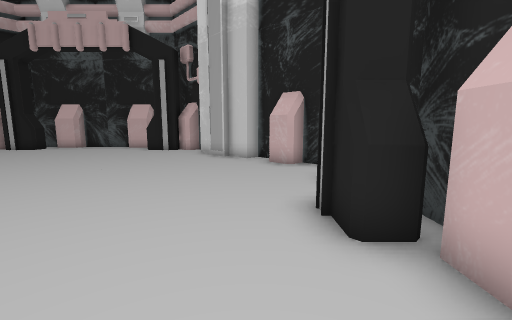
[1] (above)

18 first-person views from a walk through a 3-D level made in the Unity game engine. The camera is 1.4 m above the floor, tilts 8° down and sees 90° across. The floor is counted in squares, 0.95 m on a side. Each view is taken from the middle of a square. On the plan, view 1 faces up. The plan holds only what a view shows up to about 13 squares ahead; the rest is blank. The player is left out.

[2]
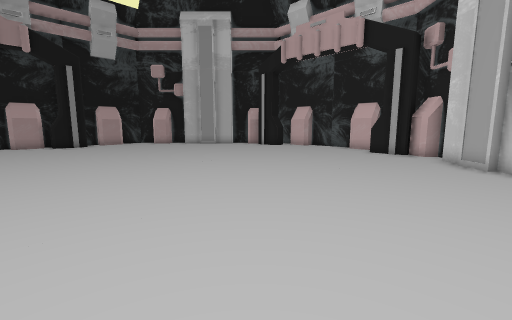

[3]
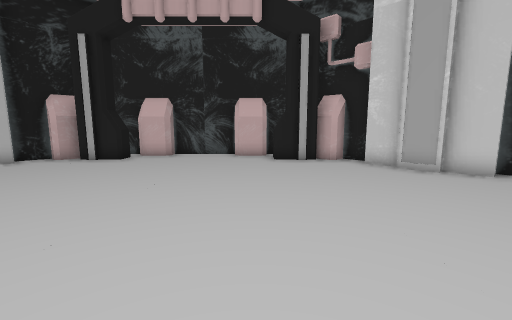

[4]
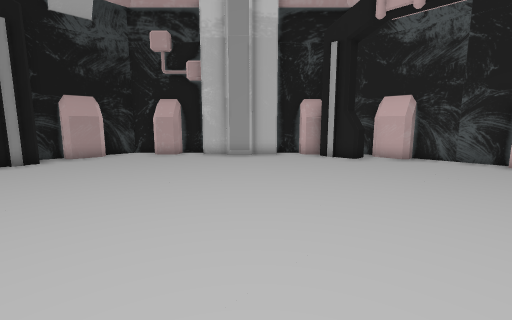

[5]
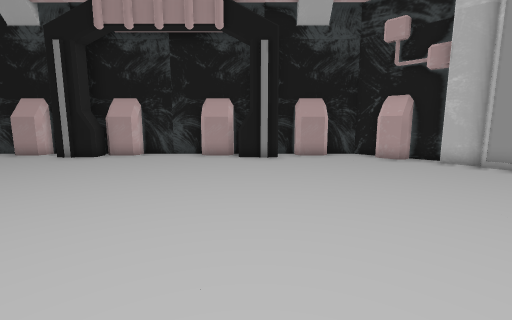

[6]
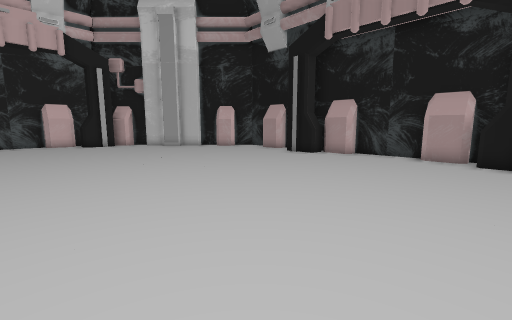

[7]
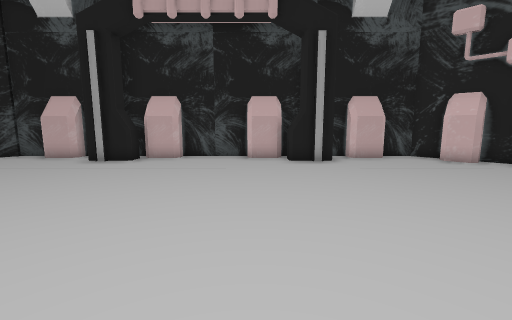

[8]
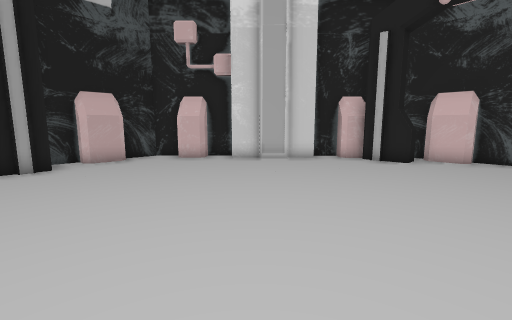

[9]
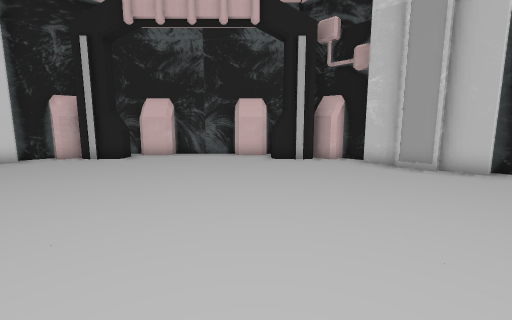

[10]
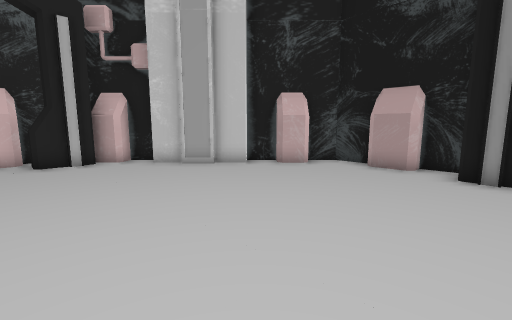

[11]
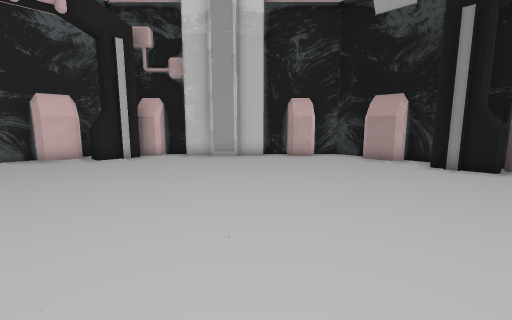

[12]
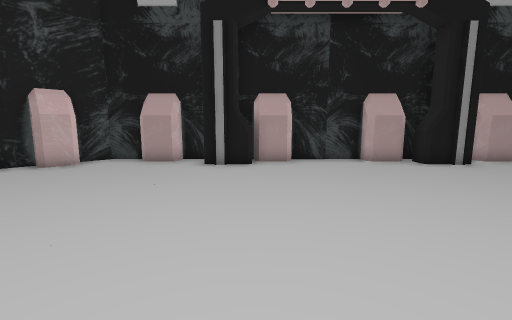

[13]
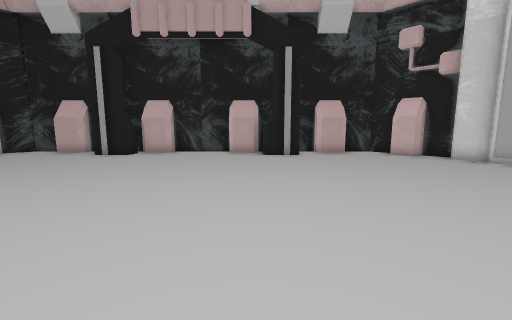

[14]
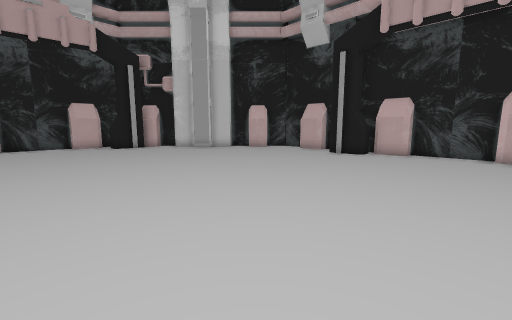

[15]
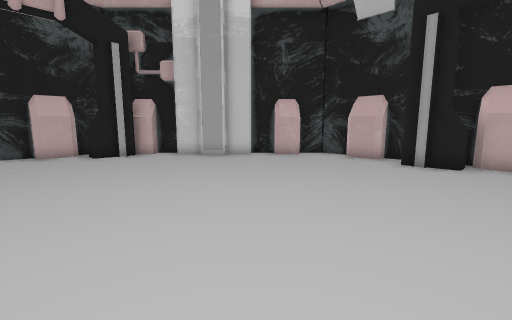

[16]
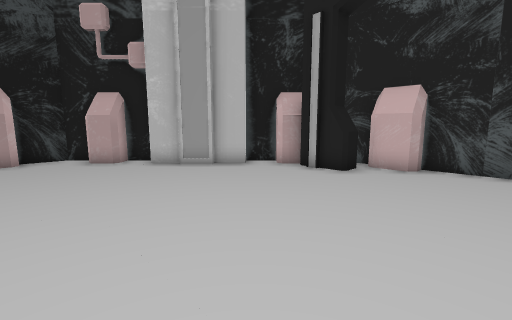

[17]
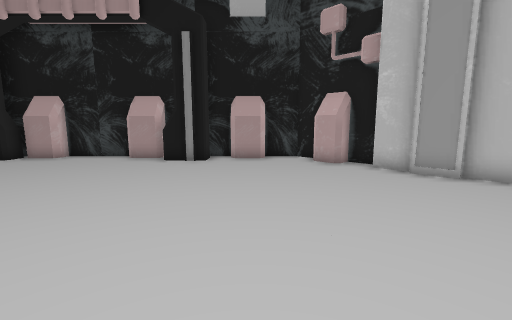

[18]
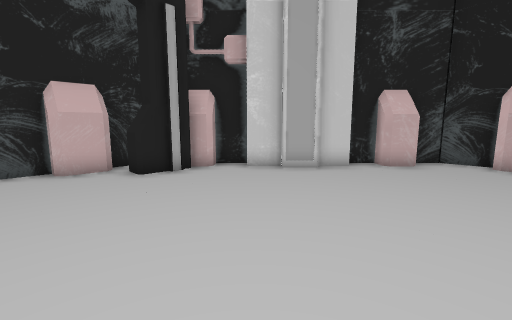

### Floor plan
Key: @ floor where view 1 was taken; # wall or solid block; . floor.
Columns run from 22 left of view 1 to 3 right of it. Each row starts with its distance up from view 1.
 17           #######
 16          ###..###
 15      #####......#####
 14      #..............#
 13      #..............#
 12    ###..............###
 11   ##..................##
 10 ###....................###
  9 #........................#
  8 #........................#
  7 ##......................##
  6 ##......................##
  5 ##......................##
  4 ##......................##
  3 ##......................##
  2 ##......................##
  1 #........................#
  0 #.....................@..#
 -1 #........................#
 -2 ##......................##
 -3 ##......................##
 -4 ##.....................###
 -5 ##.....................###
 -6 ##.......................#
 -7 ##.......................#
 -8 #........................#
 -9 #........................#
-10 ###....................###
-11   ##..................##
-12    ##................##
-13     ##..............##
-14      ##............##
-15       ####......####
-16          ###..###
-17          ########

Positions as (right, up) in squares from view 1, and headings:
1: (0, 0), facing up
2: (-1, 1), facing up-left
3: (-7, 4), facing up
4: (-8, 4), facing up-left
5: (-9, 4), facing left
6: (-9, 4), facing down-left
7: (-9, -2), facing right
8: (-9, -4), facing down-right
9: (-12, -4), facing down
10: (-12, -4), facing down-left
11: (-10, -3), facing down-left
12: (-11, -3), facing left
13: (-11, -3), facing right
14: (-11, -2), facing up-right
15: (-9, 2), facing up-right
16: (-9, 7), facing up-left
17: (-10, 7), facing left
18: (-9, 7), facing up-right
